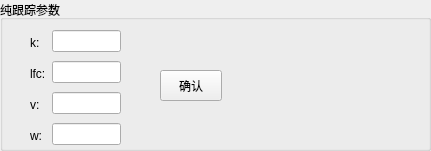
  <widget class="QGroupBox" name="data_intime_input">
   <property name="geometry">
    <rect>
     <x>780</x>
     <y>420</y>
     <width>431</width>
     <height>151</height>
    </rect>
   </property>
   <property name="title">
    <string>纯跟踪参数</string>
   </property>
   <widget class="QPushButton" name="parm_button">
    <property name="geometry">
     <rect>
      <x>160</x>
      <y>70</y>
      <width>62</width>
      <height>31</height>
     </rect>
    </property>
    <property name="layoutDirection">
     <enum>Qt::LeftToRight</enum>
    </property>
    <property name="text">
     <string>确认</string>
    </property>
   </widget>
   <widget class="QWidget" name="layoutWidget">
    <property name="geometry">
     <rect>
      <x>30</x>
      <y>30</y>
      <width>91</width>
      <height>120</height>
     </rect>
    </property>
    <layout class="QFormLayout" name="formLayout">
     <item row="0" column="0">
      <widget class="QLabel" name="rl_Speed_2">
       <property name="sizePolicy">
        <sizepolicy hsizetype="Fixed" vsizetype="Fixed">
         <horstretch>0</horstretch>
         <verstretch>0</verstretch>
        </sizepolicy>
       </property>
       <property name="minimumSize">
        <size>
         <width>12</width>
         <height>25</height>
        </size>
       </property>
       <property name="styleSheet">
        <string notr="true">
border-color: rgb(0,0,0);</string>
       </property>
       <property name="text">
        <string>k:</string>
       </property>
      </widget>
     </item>
     <item row="0" column="1">
      <widget class="QLineEdit" name="k_"/>
     </item>
     <item row="1" column="0">
      <widget class="QLabel" name="rl_Speed_3">
       <property name="minimumSize">
        <size>
         <width>12</width>
         <height>25</height>
        </size>
       </property>
       <property name="styleSheet">
        <string notr="true">
border-color: rgb(0,0,0);</string>
       </property>
       <property name="text">
        <string>lfc:</string>
       </property>
      </widget>
     </item>
     <item row="1" column="1">
      <widget class="QLineEdit" name="Lfc"/>
     </item>
     <item row="2" column="0">
      <widget class="QLabel" name="rl_Speed_4">
       <property name="sizePolicy">
        <sizepolicy hsizetype="Fixed" vsizetype="Fixed">
         <horstretch>0</horstretch>
         <verstretch>0</verstretch>
        </sizepolicy>
       </property>
       <property name="minimumSize">
        <size>
         <width>12</width>
         <height>25</height>
        </size>
       </property>
       <property name="styleSheet">
        <string notr="true">
border-color: rgb(0,0,0);</string>
       </property>
       <property name="text">
        <string>v:</string>
       </property>
      </widget>
     </item>
     <item row="2" column="1">
      <widget class="QLineEdit" name="max_speed"/>
     </item>
     <item row="3" column="0">
      <widget class="QLabel" name="rl_Speed_5">
       <property name="sizePolicy">
        <sizepolicy hsizetype="Fixed" vsizetype="Fixed">
         <horstretch>0</horstretch>
         <verstretch>0</verstretch>
        </sizepolicy>
       </property>
       <property name="minimumSize">
        <size>
         <width>12</width>
         <height>25</height>
        </size>
       </property>
       <property name="styleSheet">
        <string notr="true">
border-color: rgb(0,0,0);</string>
       </property>
       <property name="text">
        <string>w:</string>
       </property>
      </widget>
     </item>
     <item row="3" column="1">
      <widget class="QLineEdit" name="max_omege"/>
     </item>
    </layout>
   </widget>
  </widget>
